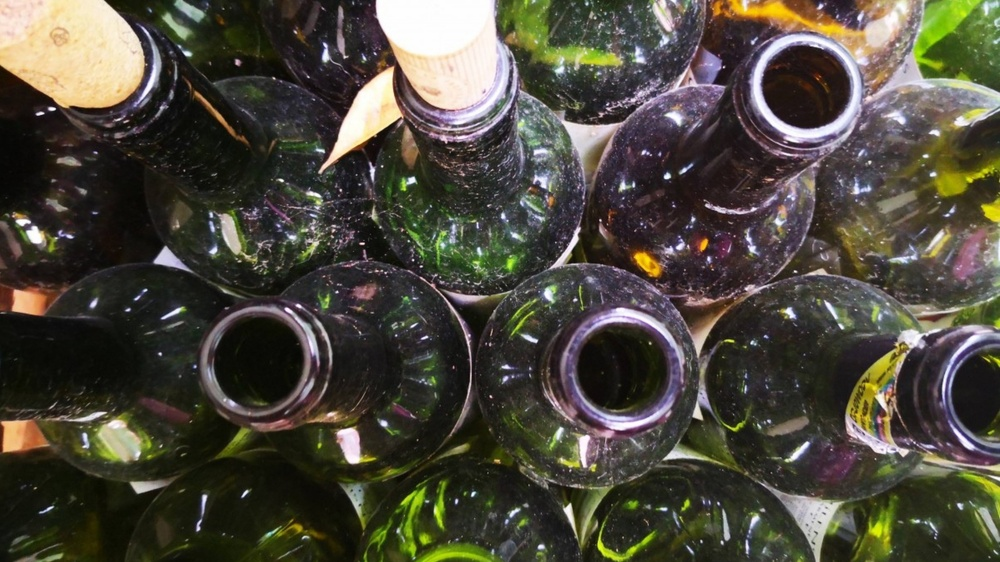
#> input picture imagem_teste_grande.jpg, 1000 x 562 px, shrunk from 1920 x 1080 before the run
$ python segmenter.py ../imagem_teste_grande.jpg ../imagem_teste_grande.jpg
#> lines starting #> are read from the running program, lines starting #| are printed output that depends on the picture
import io
import sys

import numpy as np

from PIL import Image
from skimage.segmentation import slic, mark_boundaries


def segmentar_imagem(
    image_bytes,
    n_segments=200,
    compactness=10.0
):
    """
    Executa segmentação SLIC em uma imagem.

    Parâmetros:
        image_bytes: bytes da imagem original.
        n_segments: número aproximado de superpixels.
        compactness: controle de compactação dos segmentos.

    Retorno:
        bytes da imagem segmentada em PNG.
    """
#> called with n_segments = 200, compactness = 10

    # 1. Converter os bytes em imagem RGB
    with Image.open(io.BytesIO(image_bytes)) as arquivo:
#> arquivo is the input picture: PIL image 1000x562 RGB; mean R, G, B 76.4, 72.7, 60.8
        imagem = arquivo.convert("RGB")

    # 2. Transformar a imagem em matriz NumPy
    pixels = np.asarray(imagem)

    # 3. Executar o algoritmo SLIC
    segmentos = slic(
        pixels,
        n_segments=n_segments,
        compactness=compactness,
        start_label=1,
        channel_axis=-1
    )
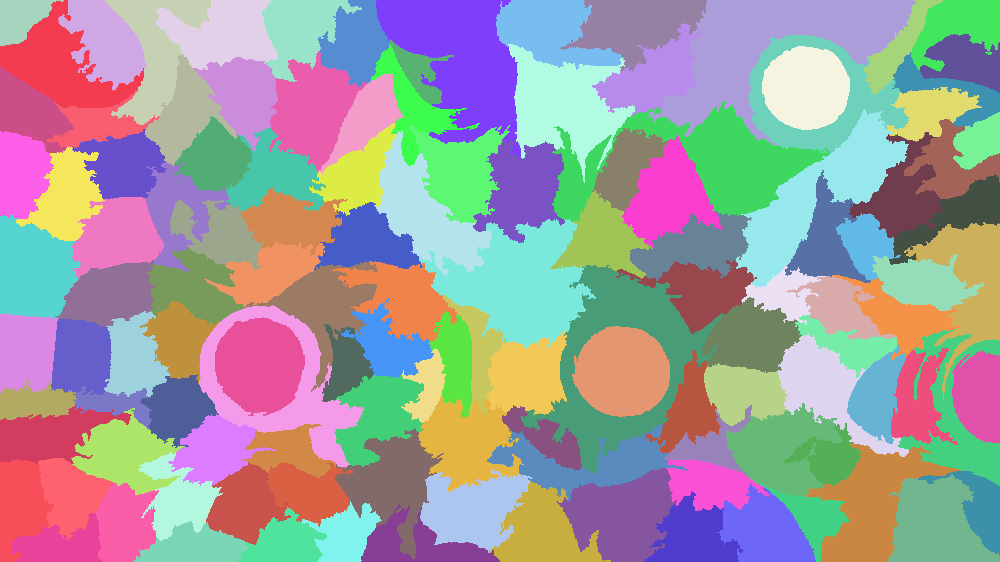
#> segmentos: shape (562, 1000) int64; 126 distinct labels, from 1 to 126; one colour per label, 0 black

    # 4. Desenhar os limites dos superpixels
    resultado = mark_boundaries(
        pixels,
        segmentos,
        color=(1, 0, 0)
    )
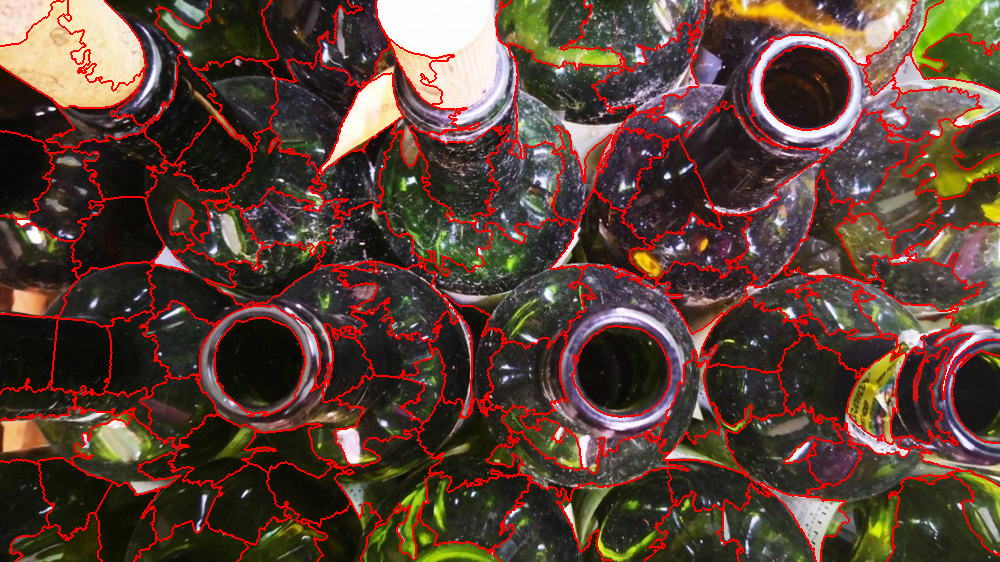
#> resultado: shape (562, 1000, 3) float64; mean R, G, B 0.363, 0.26, 0.217

    # 5. Converter a imagem para valores de 0 a 255
    resultado = (
        np.clip(resultado, 0, 1) * 255
    ).astype(np.uint8)

    # 6. Criar imagem com os segmentos destacados
    imagem_resultado = Image.fromarray(resultado)

    # 7. Converter a imagem em bytes PNG
    buffer = io.BytesIO()

    imagem_resultado.save(
        buffer,
        format="PNG"
    )

    return buffer.getvalue()


if __name__ == "__main__":

    if len(sys.argv) != 3:
        print(
            "Uso: python segmenter.py "
            "entrada.jpg resultado.png"
        )
        sys.exit(1)

    caminho_entrada = sys.argv[1]
    caminho_saida = sys.argv[2]

    with open(caminho_entrada, "rb") as arquivo:
        imagem_original = arquivo.read()

    imagem_segmentada = segmentar_imagem(
        imagem_original
    )

    with open(caminho_saida, "wb") as arquivo:
        arquivo.write(imagem_segmentada)

    print(
        f"Segmentação concluída: {caminho_saida}"
    )
